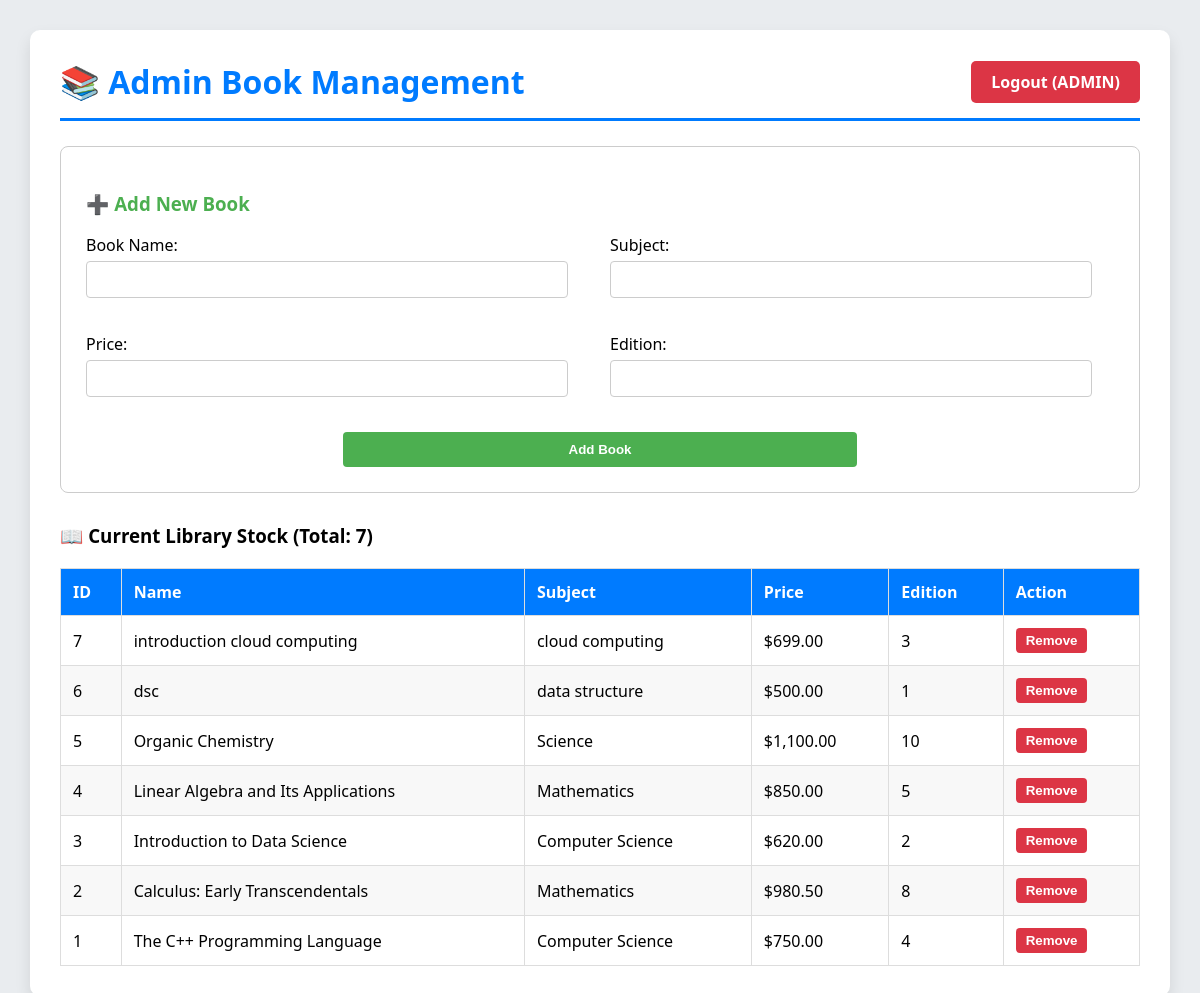
Before: /admin (signed in) with the older database file.
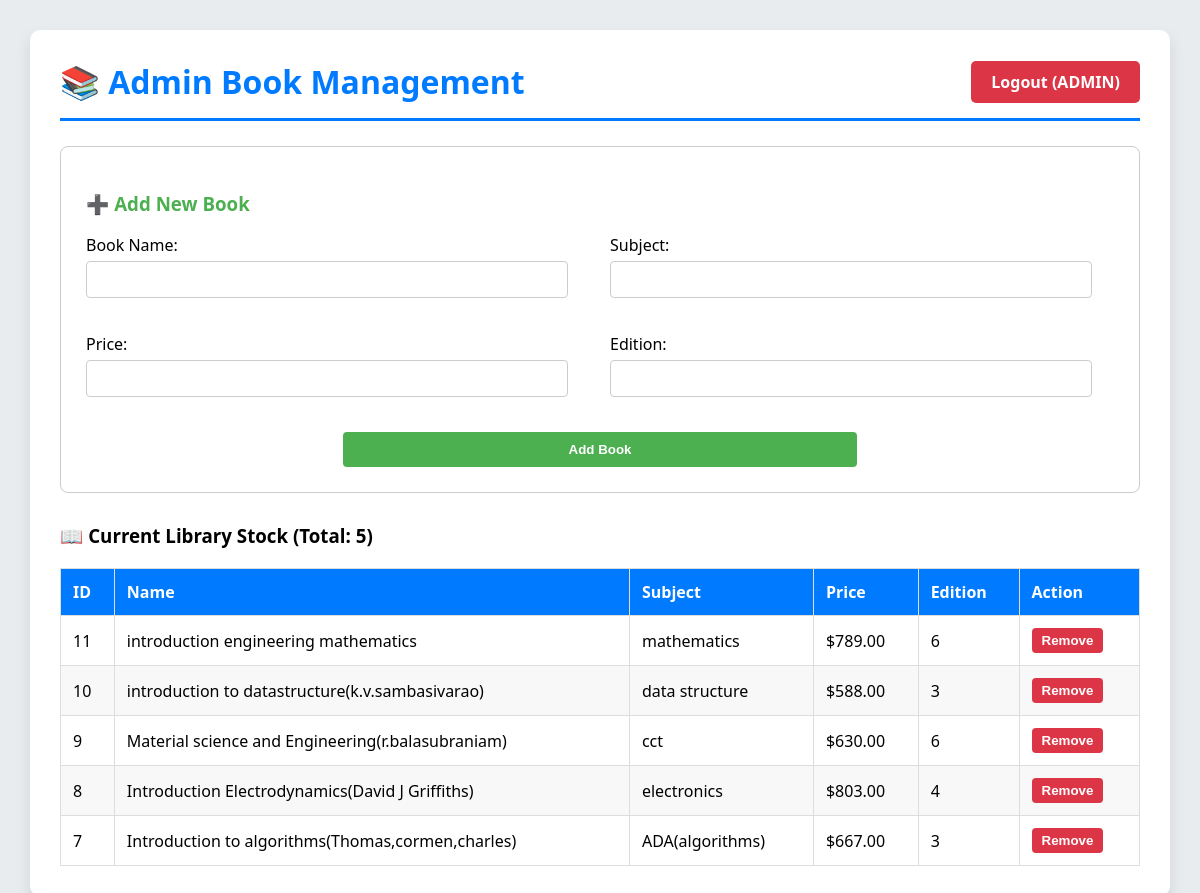
After: the same page with the newer database file.
### tables this page shows
CREATE TABLE books (
                    book_id INTEGER PRIMARY KEY AUTOINCREMENT,
                    name TEXT NOT NULL,
                    subject TEXT NOT NULL,
                    price REAL NOT NULL,
                    edition INTEGER NOT NULL
                );

### app.py (the view)
@app.route('/admin')
def admin_dashboard():
    if session.get('role') != 'admin':
        flash('Unauthorized access.', 'danger')
        return redirect(url_for('index'))
    books = db_manager.get_all_books()
    return render_template('admin_dashboard.html', books=books)

### app.py (called while the page is built)
    def _get_connection(self):
        return sqlite3.connect(self.db_name, timeout=10)

    def get_all_books(self):
        conn = self._get_connection()
        conn.row_factory = sqlite3.Row
        cursor = conn.cursor()
        try:
            cursor.execute("SELECT * FROM books ORDER BY book_id DESC")
            books = [dict(row) for row in cursor.fetchall()]
            return books
        except sqlite3.Error as e:
            print(f"Error fetching books: {e}")
            return []
        finally:
            conn.close()

### templates/admin_dashboard.html (shortened to what this page needs)
{% extends "base.html" %}
{% block heading %}📚 Admin Book Management{% endblock %}
{% block content %}
<div style="border: 1px solid #ccc; padding: 25px; border-radius: 8px; margin-bottom: 30px;">
    <h3 style="color: #4CAF50;">➕ Add New Book</h3>
    <form method="POST" action="{{ url_for('admin_add_book') }}" style="display: grid; grid-template-columns: 1fr 1fr; gap: 20px;">
        <div>
            <label>Book Name:</label>
            <input type="text" name="name" required>
        </div>
        <div>
            <label>Subject:</label>
            <input type="text" name="subject" required>
        </div>
        <div>
            <label>Price:</label>
            <input type="number" name="price" step="0.01" required>
        </div>
        <div>
            <label>Edition:</label>
            <input type="number" name="edition" required>
        </div>
        <div style="grid-column: 1 / 3; text-align: center;">
            <button type="submit" style="background-color: #4CAF50; width: 50%;">Add Book</button>
        </div>
    </form>
</div>
<h3>📖 Current Library Stock (Total: {{ books | length }})</h3>
{% if books %}
    <table>
        <thead>
            <tr>
                <th>ID</th>
                <th>Name</th>
                <th>Subject</th>
                <th>Price</th>
                <th>Edition</th>
                <th>Action</th>
            </tr>
        </thead>
        <tbody>
            {% for book in books %}
            <tr>
                <td>{{ book.book_id }}</td>
                <td>{{ book.name }}</td>
                <td>{{ book.subject }}</td>
                <td>${{ "{:,.2f}".format(book.price) }}</td>
                <td>{{ book.edition }}</td>
                <td>
                    <form method="POST" action="{{ url_for('admin_remove_book', book_id=book.book_id) }}" onsubmit="return confirm('Are you sure you want to remove {{ book.name }}?');">
                        <button type="submit" style="background-color: #dc3545; padding: 5px 10px;">Remove</button>
                    </form>
                </td>
            </tr>
            {% endfor %}
        </tbody>
    </table>
{% else %}
    <p>The library stock is currently empty.</p>
{% endif %}
{% endblock %}

### templates/base.html (shortened to what this page needs)
<!DOCTYPE html>
<html lang="en">
<head>
</head>
<body>
    <div class="container">
        <div class="header">
            <h1>{% block heading %}College Library Management System{% endblock %}</h1>
            {% if session.role %}
                <a href="{{ url_for('logout') }}" class="nav-link">Logout ({{ session.role | upper }})</a>
            {% else %}
                <a href="{{ url_for('index') }}" class="nav-link" style="background-color: #28a745;">Home</a>
            {% endif %}
        </div>
        {% block content %}{% endblock %}
    </div>
</body>
</html>

### templates/base.html (style rules this page uses)
body { font-family: 'Segoe UI', Tahoma, Geneva, Verdana, sans-serif; margin: 0; padding: 0; background-color: #e9ecef; }
.container { width: 90%; max-width: 1200px; margin: 30px auto; padding: 30px; background-color: white; border-radius: 10px; box-shadow: 0 8px 16px rgba(0, 0, 0, 0.1); }
.header { display: flex; justify-content: space-between; align-items: center; border-bottom: 3px solid #007bff; padding-bottom: 15px; margin-bottom: 25px; }
.header h1 { color: #007bff; margin: 0; }
.nav-link { text-decoration: none; color: white; padding: 10px 20px; background-color: #dc3545; border-radius: 5px; font-weight: bold; }
table { width: 100%; border-collapse: collapse; margin-top: 20px; }
th, td { border: 1px solid #ddd; padding: 12px; text-align: left; }
th { background-color: #007bff; color: white; }
tr:nth-child(even) { background-color: #f8f8f8; }
input[type="text"], input[type="number"], input[type="password"] { padding: 10px; border: 1px solid #ccc; border-radius: 4px; width: calc(100% - 22px); box-sizing: border-box; margin-top: 5px; margin-bottom: 15px; }
button { padding: 10px 15px; border: none; border-radius: 4px; cursor: pointer; color: white; font-weight: bold; }

Changed rows visible on the page:
removed books: book_id "6", name "dsc", subject "data structure", price "500.00", edition "1"
removed books: book_id "5", name "Organic Chemistry", subject "Science", price "1,100.00", edition "10"
removed books: book_id "4", name "Linear Algebra and Its Applications", subject "Mathematics", price "850.00", edition "5"
removed books: book_id "3", name "Introduction to Data Science", subject "Computer Science", price "620.00", edition "2"
removed books: book_id "2", name "Calculus: Early Transcendentals", subject "Mathematics", price "980.50", edition "8"
removed books: book_id "1", name "The C++ Programming Language", subject "Computer Science", price "750.00", edition "4"
added books: book_id "11", name "introduction engineering mathematics", subject "mathematics", price "789.00", edition "6"
added books: book_id "10", name "introduction to datastructure(k.v.sambasivarao)", subject "data structure", price "588.00", edition "3"
added books: book_id "9", name "Material science and Engineering(r.balasubraniam)", subject "cct", price "630.00", edition "6"
added books: book_id "8", name "Introduction Electrodynamics(David J Griffiths)", subject "electronics", price "803.00", edition "4"
changed books id 7: name "introduction cloud computing" → "Introduction to algorithms(Thomas,cormen,charles)"; subject "cloud computing" → "ADA(algorithms)"; price "699.00" → "667.00"
Other visible differences:
{{ books | length }}: "7" → "5"
